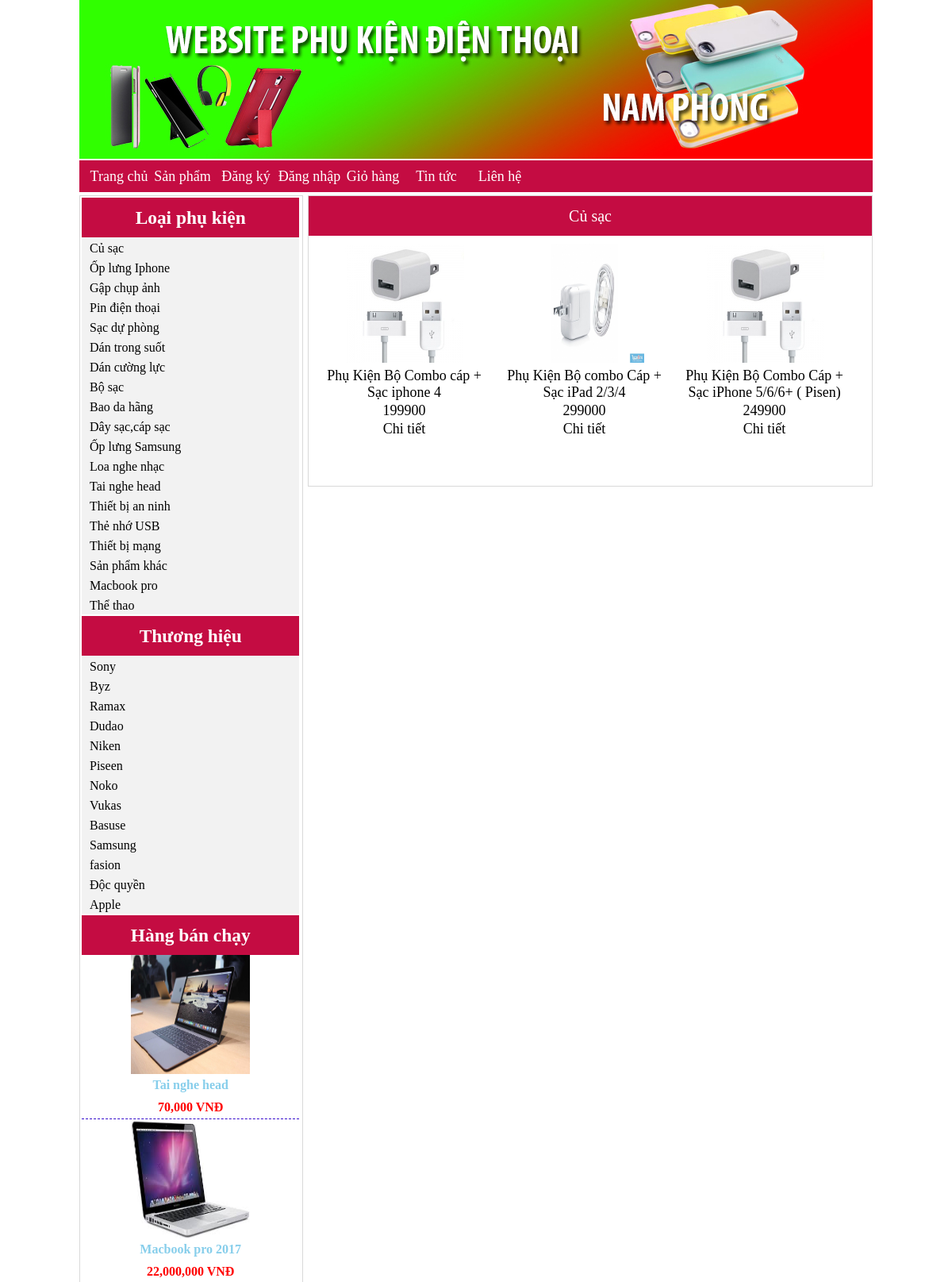
Screenshot of /admin/images/view/webphukiendienthoai/index.php?quanly=loaisp&id=2 (upper part) with the database file from the repository.
### tables this page shows
CREATE TABLE `loaisp` (
  `idloaisp` int(11) NOT NULL,
  `tenloaisp` varchar(255) NOT NULL,
  `tinhtrang` varchar(100) NOT NULL
);

CREATE TABLE `hieusp` (
  `idhieusp` int(11) NOT NULL,
  `tenhieusp` varchar(255) NOT NULL,
  `tinhtrang` varchar(100) NOT NULL
);

CREATE TABLE `sanpham` (
  `idsanpham` int(11) NOT NULL,
  `tensp` varchar(255) NOT NULL,
  `masp` varchar(255) NOT NULL,
  `hinhanh` varchar(100) NOT NULL,
  `giadexuat` float NOT NULL,
  `giagiam` float NOT NULL,
  `soluong` int(11) NOT NULL,
  `loaisp` int(11) NOT NULL,
  `nhasx` int(11) NOT NULL,
  `tinhtrang` varchar(100) NOT NULL,
  `noidung` longtext NOT NULL
);

### admin/images/view/webphukiendienthoai/modules/left/list.php (the view, shortened to what this page needs)
<?php
	$sql_loai="select * from loaisp order by idloaisp asc";
	$row_loai=mysql_query($sql_loai);
?>
<div class="box_list">
            <div class="tieude">
            	<h3>Loại phụ kiện</h3>
            </div>
            	<ul class="list">
                <?php
				while($dong_loai=mysql_fetch_array($row_loai)){
				?>
                	<li><a href="index.php?quanly=loaisp&id=<?php echo $dong_loai['idloaisp'] ?>"><?php echo $dong_loai['tenloaisp'] ?></a></li>
                  <?php
				}
				  ?>
                </ul>
                </div>
               <?php
	$sql_hieu="select * from hieusp order by idhieusp asc";
	$row_hieu=mysql_query($sql_hieu);
?>
                <div class="box_list">
            <div class="tieude">
            	<h3>Thương hiệu</h3>
            </div>
            	<ul class="list">
                <?php
				while($dong_hieu=mysql_fetch_array($row_hieu)){
				?>
                	<li><a href="index.php?quanly=hieusp&id=<?php echo $dong_hieu['idhieusp'] ?>"><?php echo $dong_hieu['tenhieusp'] ?></a></li>
                  <?php
				}
				  ?>
                </ul>
                </div>
                 <div class="box_list">
                   <div class="tieude">
            	<h3>Hàng bán chạy</h3>
            		</div>
                    <?php
					$sql_banchay=mysql_query("select * from sanpham order by idsanpham desc limit 8");
					?>
            	<ul class="hangbanchay">
                <?php
				while($dong_banchay=mysql_fetch_array($sql_banchay)){
				?>
                	<li><a href="?quanly=chitietsp&idloaisp=<?php echo $dong_banchay['loaisp'] ?>&id=<?php echo $dong_banchay['idsanpham'] ?>">
                    	<img src="admincp/modules/quanlysanpham/uploads/<?php echo $dong_banchay['hinhanh'] ?>" width="150" height="150" />
                    	<p><?php echo $dong_banchay['tensp'] ?></p>
                        <p style="color:red;"><?php echo number_format($dong_banchay['giadexuat']).' '.'VNĐ' ?></p>
                    </a></li>
                    <?php
				}
					?>
                </ul>
                </div>

### admin/images/view/webphukiendienthoai/modules/right/loaisp.php
<?php
	$sql_loaisp="select * from sanpham where sanpham.loaisp='$_GET[id]'";
	$num_loaisp=mysql_query($sql_loaisp);
	$count=mysql_num_rows($num_loaisp);
?>
<?php
	$sql_tenloaisp="select tenloaisp from loaisp where idloaisp='$_GET[id]' ";
	$row=mysql_query($sql_tenloaisp);
	$dong=mysql_fetch_array($row);
?>
	<div class="tieude"><?php echo $dong['tenloaisp'] ?></div>
                	<ul class="product">
                     <?php
					 if($count>0){
						while($dong_loaisp=mysql_fetch_array($num_loaisp)){
						?>
                    	<li><a href="?quanly=chitietsp&idloaisp=<?php echo $dong_loaisp['loaisp'] ?>&id=<?php echo $dong_loaisp['idsanpham'] ?>">
                        	<img src="admincp/modules/quanlysanpham/uploads/<?php echo $dong_loaisp['hinhanh'] ?>" width="150" height="150" />
                            <p><?php echo $dong_loaisp['tensp'] ?></p>
                            <p><?php echo $dong_loaisp['giadexuat'] ?></p>
                        	<p>Chi tiết</p>
                        </a></li>
                       <?php
						}
	}else{
		echo 'Hiện chưa có sản phẩm...';
	}
					   ?>
                    </ul>
            </div>

### admin/images/view/webphukiendienthoai/style.css (style rules this page uses)
* { margin:0; padding:0; }
.hangbanchay { width:100%; height:auto; text-align:center; list-style:none; }
.hangbanchay li { width:100%; height:auto; border-bottom:1px dashed #30C; margin:auto; }
.hangbanchay a { text-decoration:none; display:block; }
.hangbanchay p { padding:5px; color:skyblue; font-weight:bold; }
.tieude { width:auto; height:40px; background:#C40C42; font-size:20px; text-align:center; padding:5px; color:#fff; line-height:40px; }
.box_list { width:98%; height:auto; margin:2px; }
.list { width:100%; height:100%; list-style:none; }
.list li { width:auto; height:20px; padding-left:10px; padding-top:5px; background:#F2F2F2; }
.list li a { text-decoration:none; color:#000; display:block; }
.product { list-style:none; width:98%; height:auto; margin:auto; }
.product li { width:217px; height:300px; text-align:center; padding-top:5px; float:left; margin:5px; }
.product a { text-decoration:none; }
.product p { padding-top:2px; color:#000; font-size:18px; }

### rows the page displays
loaisp: tenloaisp "Củ sạc"
loaisp: tenloaisp "Ốp lưng Iphone"
loaisp: tenloaisp "Gập chụp ảnh"
loaisp: tenloaisp "Pin điện thoại"
loaisp: tenloaisp "Sạc dự phòng"
loaisp: tenloaisp "Dán trong suốt"
loaisp: tenloaisp "Dán cường lực"
loaisp: tenloaisp "Bộ sạc"
loaisp: tenloaisp "Bao da hãng"
loaisp: tenloaisp "Dây sạc,cáp sạc"
loaisp: tenloaisp "Ốp lưng Samsung"
loaisp: tenloaisp "Loa nghe nhạc"
loaisp: tenloaisp "Tai nghe head"
loaisp: tenloaisp "Thiết bị an ninh"
loaisp: tenloaisp "Thẻ nhớ USB"
loaisp: tenloaisp "Thiết bị mạng"
loaisp: tenloaisp "Sản phẩm khác"
loaisp: tenloaisp "Macbook pro"
loaisp: tenloaisp "Thể thao"
hieusp: tenhieusp "Sony"
hieusp: tenhieusp "Byz"
hieusp: tenhieusp "Ramax"
hieusp: tenhieusp "Dudao"
hieusp: tenhieusp "Niken"
hieusp: tenhieusp "Piseen"
hieusp: tenhieusp "Noko"
hieusp: tenhieusp "Vukas"
hieusp: tenhieusp "Basuse"
hieusp: tenhieusp "Samsung"
hieusp: tenhieusp "fasion"
hieusp: tenhieusp "Độc quyền"
hieusp: tenhieusp "Apple"
sanpham: hinhanh (picture), tensp "Tai nghe head", giadexuat "70,000"
sanpham: hinhanh (picture), tensp "Macbook pro 2017", giadexuat "22,000,000"
sanpham: hinhanh (picture), tensp "Phụ Kiện Bộ Combo cáp + Sạc iphone 4", giadexuat "199900"
sanpham: hinhanh (picture), tensp "Phụ Kiện Bộ combo Cáp + Sạc iPad 2/3/4", giadexuat "299000"
sanpham: hinhanh (picture), tensp "Phụ Kiện Bộ Combo Cáp + Sạc iPhone 5/6/6+ ( Pisen)", giadexuat "249900"
